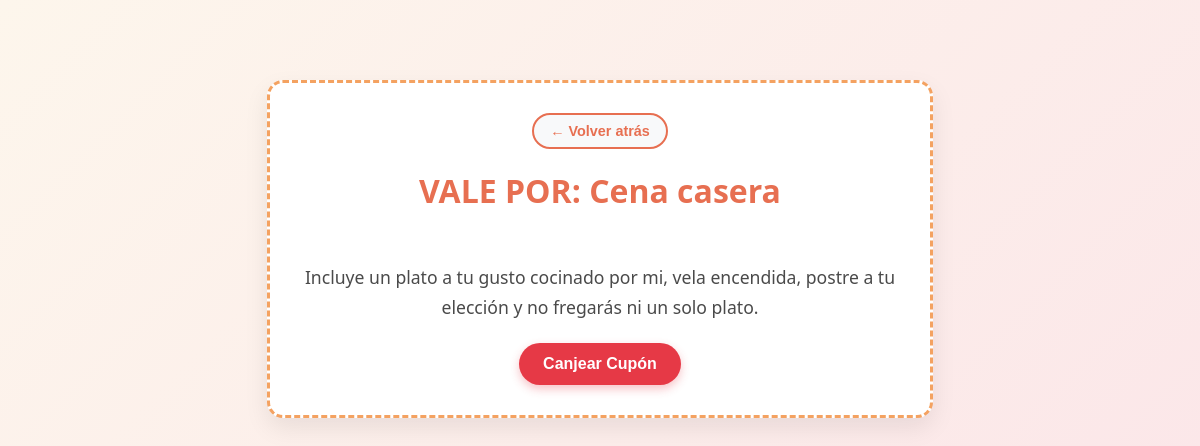
The page /cupones/1/ on the database its author committed.
### baul/models.py (models this page shows, shortened)
class Cupon(models.Model):
    titulo = models.CharField(
        max_length=200,
        help_text="Ej: Vale por una cena"
    )
    descripcion = models.TextField(
        blank=True,
        help_text="Detalles del cupón"
    )
    canjeado = models.BooleanField(default=False)
    class Meta:
        verbose_name_plural = "Cupones"

### baul/views.py (the view)
# urls.py: path('cupones/<int:pk>/', views.detalle_cupon, name='detalle_cupon'),
def detalle_cupon(request, pk):
    cupon = get_object_or_404(Cupon, pk=pk)
    return render(request, 'baul/detalle_cupon.html', {'cupon': cupon})

### baul/templates/baul/detalle_cupon.html (shortened to what this page needs)
{% load static %}
<!DOCTYPE html>
<html lang="es">
<head>
    <link rel="stylesheet" href="{% static 'baul/css/estilos.css' %}">
</head>
<body>
    <div class="detalle-box" style="border: 3px dashed #f4a261;">
        <button onclick="window.close();" class="btn-volver-atras">← Volver atrás</button>
        <h1>VALE POR: {{ cupon.titulo }}</h1>
        <div class="detalle-texto">
            {{ cupon.descripcion }}
        </div>
        {% if cupon.canjeado %}
            <p style="color: gray; font-weight: bold;">❌ Este cupón ya ha sido canjeado</p>
        {% else %}
            <form action="{% url 'canjear_cupon' cupon.pk %}" method="POST">
                <button type="submit" class="btn-canjear">
                    Canjear Cupón
                </button>
            </form>
        {% endif %}
    </div>
</body>
</html>

### baul/static/baul/css/estilos.css (style rules this page uses)
:root { --bg-gradient: linear-gradient(135deg, #fdf6ec 0%, #fbe3e8 100%); --card-bg: #ffffff; --primary-pink: #e76f51; --text-dark: #2b2d42; --shadow: 0 10px 20px rgba(0,0,0,0.08); }
body { font-family: 'Segoe UI', Tahoma, Geneva, Verdana, sans-serif; background: var(--bg-gradient); color: var(--text-dark); margin: 0; padding: 40px 20px; min-height: 100vh; display: flex; flex-direction: column; align-items: center; }
.detalle-box { background: #ffffff; border-radius: 16px; padding: 30px; max-width: 600px; margin: 40px auto; box-shadow: 0 10px 25px rgba(0,0,0,0.08); text-align: center; }
.detalle-box h1 { color: #e76f51; margin-top: 0; }
.detalle-texto { font-size: 1.1rem; line-height: 1.7; color: #4a4a4a; margin: 20px 0; white-space: pre-line; }
.btn-volver-atras { background-color: #f8f9fa; color: #e76f51; border: 2px solid #e76f51; padding: 8px 16px; border-radius: 20px; font-size: 0.9rem; font-weight: 600; cursor: pointer; transition: all 0.3s ease; margin-bottom: 20px; display: inline-block; }
.btn-canjear { background-color: #e63946; color: white; border: none; padding: 12px 24px; font-size: 1rem; font-weight: bold; border-radius: 25px; cursor: pointer; transition: transform 0.2s, background-color 0.2s; box-shadow: 0 4px 10px rgba(230, 57, 70, 0.3); }

### rows shown on the page
Cupon: titulo "Cena casera", descripcion "Incluye un plato a tu gusto cocinado por mi, vela encendida, postre a tu elección y no fregarás ni un solo plato."
